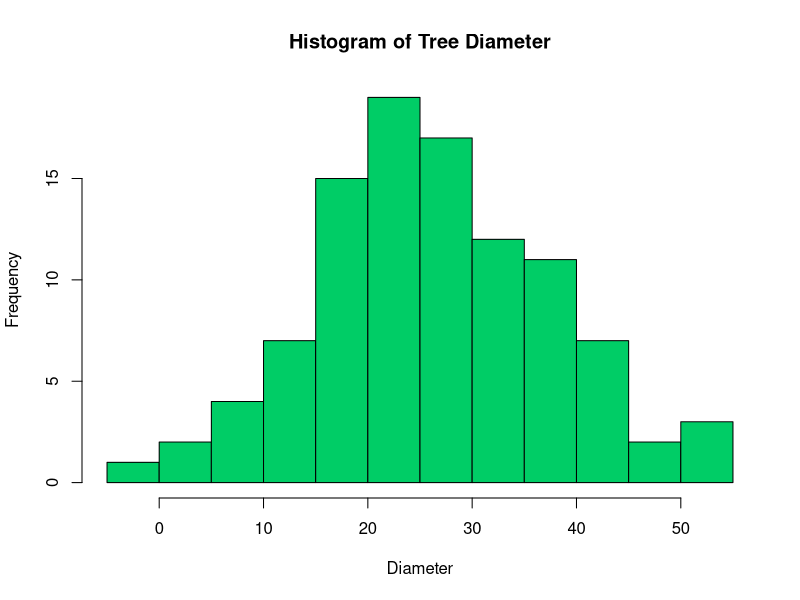
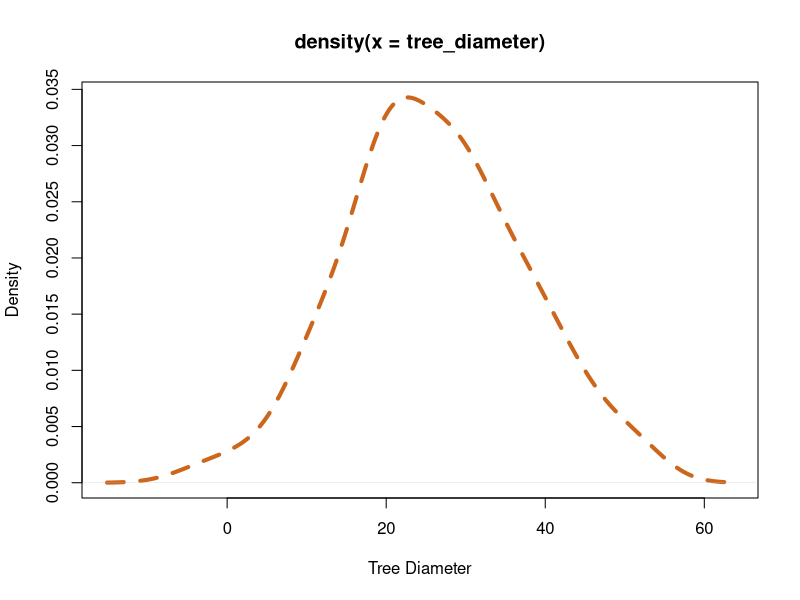
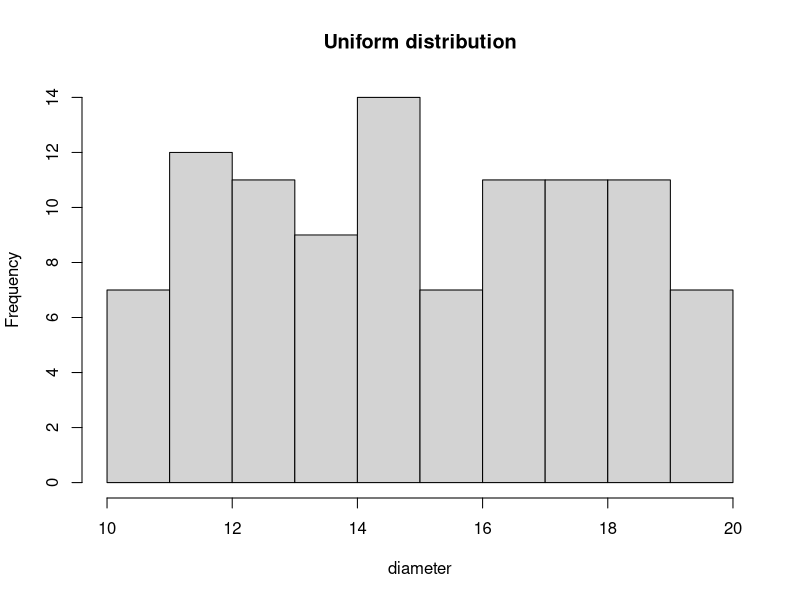

Recreate these plots in R, in order.
## ---- chunk 1
tomato_weight <- c(43.68, 70.23, 29.31, 83.08, 27.42, 53.50, 30.95, 10.51, 41.41, 68.06)
## ---- chunk 2
tomato_weight
## ---- chunk 3
print(x = tomato_weight)
## ---- chunk 4
round(x = tomato_weight, digits = 1)
## ---- chunk 5
round(digits = 1, x = tomato_weight)
## ---- chunk 6
round(tomato_weight, 1)
## ---- chunk 7
round(1, tomato_weight)
## ---- chunk 8
?round()
help("round")
## ---- chunk 9
length(tomato_weight)
## ---- chunk 10
mean(x = tomato_weight)
## ---- chunk 11
median(tomato_weight)
sd(tomato_weight)
var(tomato_weight)
cor(tomato_weight, 1:10)
## ---- chunk 12
floor(3.544)
ceiling(3.544)
## ---- chunk 13
20:30
30:20
## ---- chunk 14
seq(from = 1, to = 100, by = 1)
## ---- chunk 15
pi
letters
month.abb
## ---- chunk 16
teak_diameter <- rnorm(100, mean = 35, sd = 2.3)
teak_diameter
## ---- chunk 17
set.seed(123)
tree_diameter <- rnorm(100, mean = 25, sd = 12.3)
tree_diameter
## ---- chunk 18
#| label: fig-dia-hist
#| fig-cap: Histogram of simulated tree diameter distribution
#| fig-subcap: true
#| layout-ncol: 2
#| echo: false

hist(
  tree_diameter,
  col = "springgreen3",
  xlab = "Diameter",
  main = "Histogram of Tree Diameter"
)

plot(
  density(tree_diameter),
  col = "chocolate3",
  xlab = "Tree Diameter",
  lwd = 4,
  lty = "dashed"
)
## ---- chunk 19
set.seed(123)
dt <- runif(100, min = 10, max = 20)
dt
## ---- chunk 20
#| label: fig-hist-unif
#| echo: false
#| fig-cap: Uniformly distributed randomly generated numbers. The higher the number of observations the more uniform the distribution.
hist(
  dt,
  xlab = "diameter",
  main = "Uniform distribution"
)
## ---- chunk 21
new_dt <- seq(1, 20, 2)
new_dt
## ---- chunk 22
set.seed(10)
sample(new_dt, 5)
## ---- chunk 23
die <- 1:6
## ---- chunk 24
sample(die, 1)
## ---- chunk 25
sample(new_dt, 20, replace = TRUE)
## ---- chunk 26
die <- 1:6
die_prob <- c(0.23, 0.23, 0.23, 0.21, 0.07, 0.03)
## ---- chunk 27
set.seed(123)
die_selected <- sample(x = die, size = 100, replace = TRUE, prob = die_prob)
die_selected
## ---- chunk 28
table(die_selected)
## ---- chunk 29
tree_1 <- "Adansonia digitata"
tree_1
## ---- chunk 30
nchar(tree_1)
## ---- chunk 31
tolower(tree_1)
toupper(tree_1)
## ---- chunk 32
physician <- c("Clara Reeves", "Motolani Eniola", "Praaval Duval", " Praaval Duval ", "Sunmisola Aderibigbe ", " Sunmisola Aderibigbe"," Clara Reeves", "Clara Reeves ", " Motolani Eniola ", "Praaval Duval ")

physician
## ---- chunk 33
length(unique(physician))
## ---- chunk 34
nchar(physician)
## ---- chunk 35
physician_trimmed <- trimws(physician)
physician_trimmed
## ---- chunk 36
nchar(physician_trimmed)
## ---- chunk 37
length(unique(physician_trimmed))
## ---- chunk 38
unique(physician_trimmed)
## ---- chunk 39
substr(tree_1, start = 1, stop = 9)
## ---- chunk 40
substr(tree_1, start = 11, nchar(tree_1)) <- "gregorii"
tree_1
## ---- chunk 41
strsplit(tree_1, split = " ")
## ---- chunk 42
average_tomato <- mean(tomato_weight)
sd_tomato <- sd(tomato_weight)
z_tomato <- (tomato_weight - average_tomato) / sd_tomato

average_tree_diameter <- mean(tree_diameter)
sd_tree_diameter <- sd(tree_diameter)
z_tree_diameter <- (tree_diameter - average_tree_diameter) / sd_tree_diameter

average_dt <-mean(dt)
sd_tomato <- sd(dt)
z_dt <- (dt - average_dt) / sd_tomato
## ---- chunk 43
z_tomato
z_tree_diameter
z_dt
## ---- chunk 44
new_function <- function() {}
## ---- chunk 45
z_score <- function(x) {
  average_x <- mean(x, na.rm = TRUE)
  sd_x <- sd(x, na.rm = TRUE)
  z_value = (x - average_x)/sd_x
  return(z_value)
}
## ---- chunk 46
z_tomato_2 <- z_score(tomato_weight)
z_tomato_2
## ---- chunk 47
z_tree_diameter_2 <- z_score(tree_diameter)
z_tree_diameter_2
## ---- chunk 48
z_dt_2 <- z_score(dt)
z_dt_2
